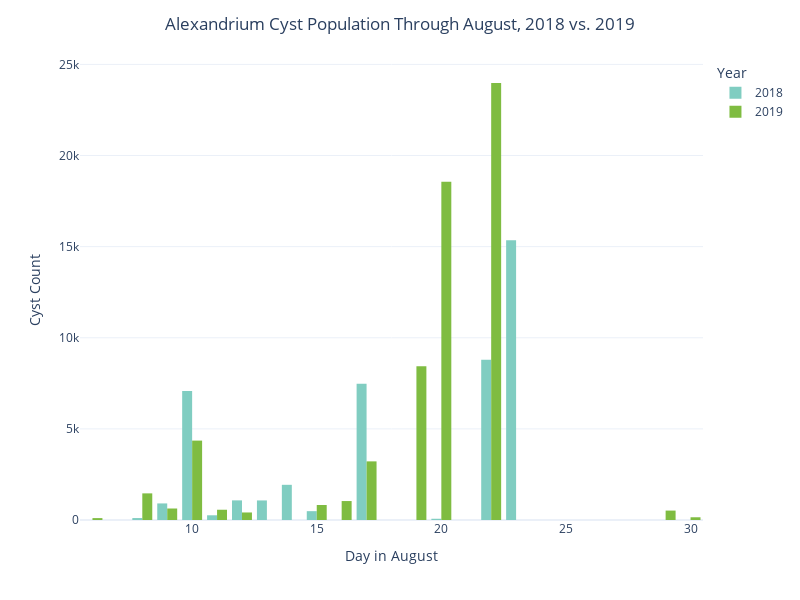

The cell this chart's notebook holds for it:
### Code cell
fig = px.histogram(DFAlexaugust, 
                   x="day",
                   y="ALEXANDRIUM_CYSTS_CC",
                   color='year',
                   color_discrete_map={2018: '#80cdc1', 
                                       2019:'#7fbc41'},
                   barmode = 'group',
                   nbins = 40,
             height=400)

fig.update_layout(
                  title='Alexandrium Cyst Population Through August, 2018 vs. 2019',
                  title_x=0.5,
                  yaxis_title="Cyst Count",
                  xaxis_title = 'Day in August',
                  legend_title='Year',
                  template = 'plotly_white',
                autosize=False,
                  width=800,
                  height=600)
fig.show()

### Figure 1 — Plotly figure (JSON) as saved in the notebook; plotly's stock layout.template omitted (floating-point values rounded to 4 significant figures)
{"data": [{"alignmentgroup": "True", "bingroup": "x", "histfunc": "sum", "hovertemplate": "year=2018<br>day=%{x}<br>sum of ALEXANDRIUM_CYSTS_CC=%{y}<extra></extra>", "legendgroup": "2018", "marker": {"color": "#80cdc1", "pattern": {"shape": ""}}, "name": "2018", "nbinsx": 40, "offsetgroup": "2018", "orientation": "v", "showlegend": true, "type": "histogram", "x": [17, 9, 17, 17, 17, 17, 15, 15, 15, 15, 15, 15, 11, 11, 10, 10, 10, 10, 10, 10, 8, 9, 17, 8, 17, 17, 9, 9, 20, 23, 23, 23, 22, 22, 14, 17, 14, 13, 13, 13, 13, 12, 14, 14, 12, 17, 13, 9], "xaxis": "x", "y": [820, 350, 1927, 1159, 107, 134, 44, 12, 112, 35, 175, 107, 210, 49, 117, 2684, 1053, 879, 1233, 1112, 63, 325, 699, 44, 1432, 126, 99, 92, 68, 2534, 11313, 1505, 1733, 7063, 456, 820, 383, 250, 151, 350, 131, 384, 209, 883, 693, 257, 192, 44], "yaxis": "y"}, {"alignmentgroup": "True", "bingroup": "x", "histfunc": "sum", "hovertemplate": "year=2019<br>day=%{x}<br>sum of ALEXANDRIUM_CYSTS_CC=%{y}<extra></extra>", "legendgroup": "2019", "marker": {"color": "#7fbc41", "pattern": {"shape": ""}}, "name": "2019", "nbinsx": 40, "offsetgroup": "2019", "orientation": "v", "showlegend": true, "type": "histogram", "x": [15, 20, 29, 15, 30, 15, 15, 10, 10, 10, 10, 8, 8, 9, 9, 9, 8, 8, 8, 8, 6, 6, 6, 6, 6, 19, 19, 19, 20, 20, 10, 15, 10, 11, 15, 12, 12, 12, 22, 22, 22, 22, 16, 16, 16, 17, 17, 17, 17, 17, 16, 17, 11, 11, 11, 11, 11, 10, 30], "xaxis": "x", "y": [24, 1272, 517, 534, 92, 150, 0, 442, 966, 738, 1830, 0, 0, 34, 238, 359, 63, 267, 354, 777, 0, 0, 29, 41, 34, 7767, 160, 515, 2433, 14852, 177, 19, 122, 53, 97, 277, 102, 34, 3340, 17602, 2112, 925, 155, 95, 437, 618, 503, 422, 534, 519, 353, 621, 82, 163, 0, 14, 251, 82, 58], "yaxis": "y"}], "layout": {"autosize": false, "barmode": "group", "height": 600, "legend": {"title": {"text": "Year"}, "tracegroupgap": 0}, "margin": {"t": 60}, "title": {"text": "Alexandrium Cyst Population Through August, 2018 vs. 2019", "x": 0.5}, "width": 800, "xaxis": {"anchor": "y", "autorange": true, "domain": [0, 1], "range": [5.5, 30.5], "title": {"text": "Day in August"}, "type": "linear"}, "yaxis": {"anchor": "x", "autorange": true, "domain": [0, 1], "range": [0, 25240.0], "title": {"text": "Cyst Count"}, "type": "linear"}}}
